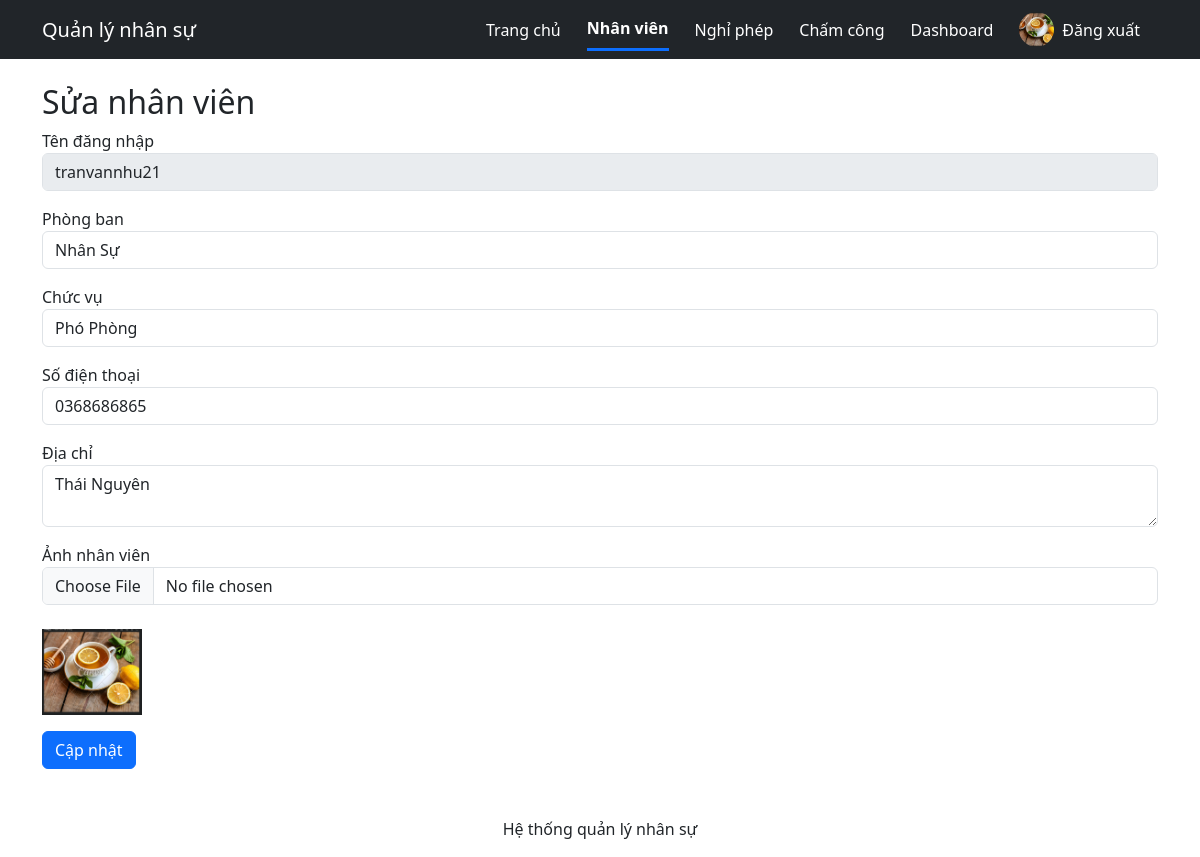
The app's page /employees/edit/6 (signed in) with its own data.
### employees/models.py (models this page shows, shortened)
class Employee(models.Model):
    user = models.OneToOneField(User, on_delete=models.CASCADE, verbose_name="Tài khoản")
    department = models.ForeignKey(
        Department,
        on_delete=models.SET_NULL,
        null=True,
        verbose_name="Phòng ban"
    )
    position = models.ForeignKey(
        Position,
        on_delete=models.SET_NULL,
        null=True,
        verbose_name="Chức vụ"
    )
    phone = models.CharField("Số điện thoại", max_length=20)
    address = models.TextField("Địa chỉ")
    photo = models.ImageField("Ảnh nhân viên", upload_to='employees/', null=True, blank=True)
    class Meta:
        verbose_name = "Nhân viên"
        verbose_name_plural = "Nhân viên"

class Department(models.Model):
    name = models.CharField("Tên phòng ban", max_length=100)
    class Meta:
        verbose_name = "Phòng ban"
        verbose_name_plural = "Phòng ban"

class Position(models.Model):
    title = models.CharField("Chức vụ", max_length=100)
    class Meta:
        verbose_name = "Chức vụ"
        verbose_name_plural = "Chức vụ"

### employees/views.py (the view, shortened to what this page needs)
# urls.py: path('employees/edit/<int:id>',views.edit_employee),
@login_required
def edit_employee(request,id):
    employee = Employee.objects.get(id=id)
    if not request.user.is_superuser and employee.user != request.user:
        return redirect('/employees')
    departments = Department.objects.all()
    positions = Position.objects.all()
    return render(request,'employee_edit.html',{
        'employee':employee,
        'departments':departments,
        'positions':positions
    })

### employees/templates/employee_edit.html (shortened to what this page needs)
{% extends 'base.html' %}
{% block content %}
<h2>Sửa nhân viên</h2>
<form method="POST" enctype="multipart/form-data">
<div class="mb-3">
<label>Tên đăng nhập</label>
<input type="text" class="form-control" value="{{employee.user.username}}" disabled>
</div>
<div class="mb-3">
<label>Phòng ban</label>
<select name="department" class="form-control">
{% for d in departments %}
<option value="{{d.id}}" {% if employee.department.id == d.id %}selected{% endif %}>
{{d.name}}
</option>
{% endfor %}
</select>
</div>
<div class="mb-3">
<label>Chức vụ</label>
<select name="position" class="form-control">
{% for p in positions %}
<option value="{{p.id}}" {% if employee.position.id == p.id %}selected{% endif %}>
{{p.title}}
</option>
{% endfor %}
</select>
</div>
<div class="mb-3">
<label>Số điện thoại</label>
<input type="text" name="phone" class="form-control" value="{{employee.phone}}">
</div>
<div class="mb-3">
<label>Địa chỉ</label>
<textarea name="address" class="form-control">{{employee.address}}</textarea>
</div>
<div class="mb-3">
<label>Ảnh nhân viên</label>
<input type="file" name="photo" class="form-control">
{% if employee.photo %} <br> <img src="{{employee.photo.url}}" width="100">
{% endif %}
</div>
<button class="btn btn-primary">
Cập nhật
</button>
</form>
{% endblock %}

### employees/templates/base.html (shortened to what this page needs)
<!DOCTYPE html>
<html lang="vi">
<head>
<link href="https://cdn.jsdelivr.net/npm/bootstrap@5.3.2/dist/css/bootstrap.min.css" rel="stylesheet">
</head>
<body>
<nav class="navbar navbar-dark bg-dark">
<div class="container">
<a class="navbar-brand" href="/">Quản lý nhân sự</a>
<ul class="navbar-nav flex-row align-items-center">
<li class="nav-item mx-2">
<a class="nav-link {% if request.path == '/' %}active-menu{% endif %}" href="/">
Trang chủ
</a>
</li>
<li class="nav-item mx-2">
<a class="nav-link {% if '/employees' in request.path %}active-menu{% endif %}" href="/employees">
Nhân viên
</a>
</li>
<li class="nav-item mx-2">
<a class="nav-link {% if '/leave' in request.path %}active-menu{% endif %}" href="/leave">
Nghỉ phép
</a>
</li>
<li class="nav-item mx-2">
<a class="nav-link {% if '/attendance' in request.path %}active-menu{% endif %}" href="/attendance">
Chấm công
</a>
</li>
<li class="nav-item mx-2">
<a class="nav-link {% if '/dashboard' in request.path %}active-menu{% endif %}" href="/dashboard">
Dashboard
</a>
</li>
{% if request.user.is_authenticated %}
{% if request.user.employee.photo %}
<img src="{{request.user.employee.photo.url}}" class="avatar-small ms-2">
{% endif %}
<li class="nav-item mx-2">
<a class="nav-link text-white" href="/logout/">
Đăng xuất
</a>
</li>
{% else %}
<li class="nav-item mx-2">
<a class="nav-link text-white" href="/login/">
Đăng nhập
</a>
</li>
{% endif %}
</ul>
</div>
</nav>
<div class="container mt-4">
{% block content %}
{% endblock %}
</div>
<footer class="text-center mt-5">
<p>Hệ thống quản lý nhân sự</p>
</footer>
</body>
</html>

### employees/templates/base.html (style rules this page uses)
.nav-link { color:white !important; margin-right:10px; }
.active-menu { border-bottom:3px solid #0d6efd; font-weight:bold; }
.avatar-small { width:35px; height:35px; border-radius:50%; object-fit:cover; }

### records on screen
Employee: user.username "tranvannhu21", department "Nhân Sự", position "Phó Phòng", phone "0368686865", address "Thái Nguyên", photo (picture)
